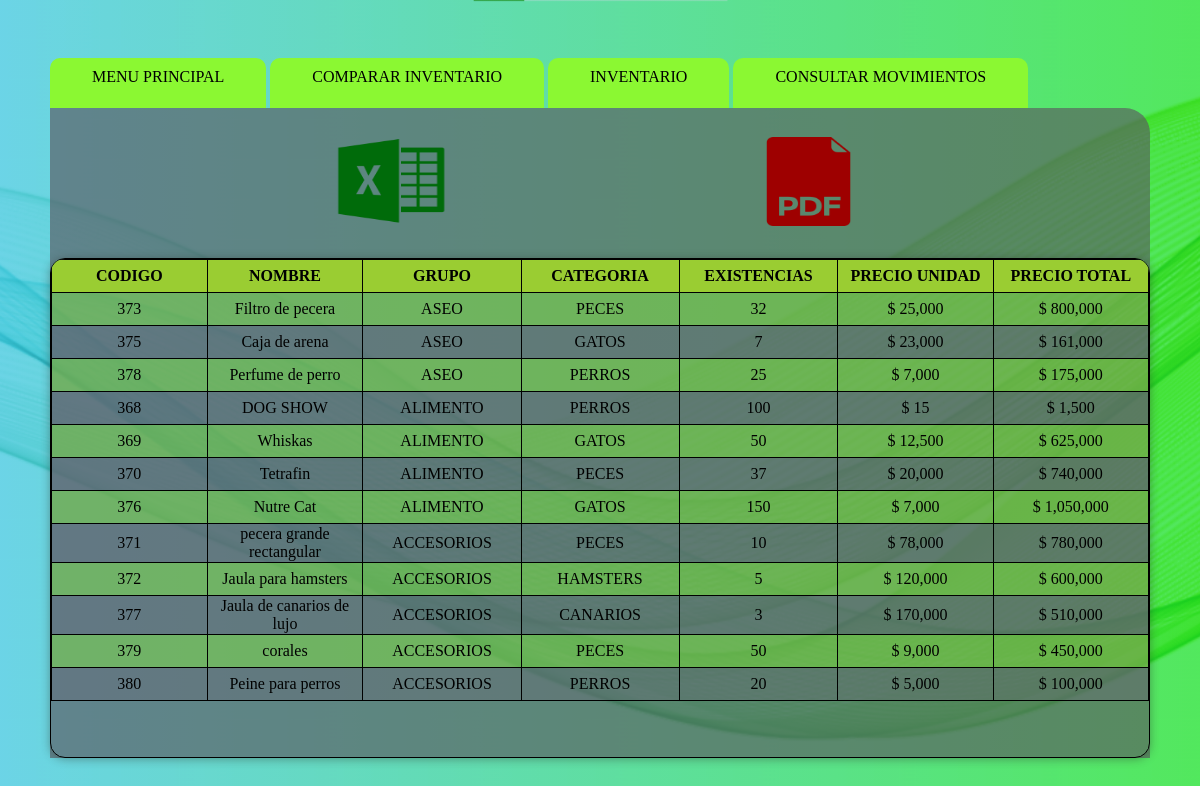
The app's page /inventario (signed in) with its own data.
### tables this page shows
CREATE TABLE IF NOT EXISTS `producto` (
  `Cod_Producto` int(4) NOT NULL AUTO_INCREMENT,
  `Nombre` varchar(100) NOT NULL,
  `Existencia` int(6) NOT NULL,
  `Precio` int(9) NOT NULL,
  `Descripcion` varchar(500) NOT NULL,
  `Imagen` longblob NOT NULL,
  `Cod_Categoria` int(10) NOT NULL,
  `Cod_Grupo` int(10) NOT NULL,
  PRIMARY KEY (`Cod_Producto`),
  KEY `Cod_Categoria` (`Cod_Categoria`),
  KEY `Cod_Grupo` (`Cod_Grupo`)
);

CREATE TABLE IF NOT EXISTS `grupo` (
  `Cod_Grupo` int(10) NOT NULL,
  `Descripcion_Grupo` varchar(20) NOT NULL,
  PRIMARY KEY (`Cod_Grupo`)
);

CREATE TABLE IF NOT EXISTS `categoria` (
  `Cod_categoria` int(10) NOT NULL,
  `Descripcion_Categoria` varchar(20) NOT NULL,
  PRIMARY KEY (`Cod_categoria`)
);

### index.php (called while the page is built, shortened)
<?php
    require_once "controller/producto.controller.php";
    require_once "model/conexion.php";
    require_once "model/dto/producto.dto.php";
    require_once "model/dao/producto.dao.php";
    $objPlantilla = new PlantillaController();
    $objPlantilla -> ctrPlantilla();
?>

### controller/producto.controller.php (called while the page is built, shortened)
<?php
    class ControllerProductos{
        public function ctrConsultarProducto(){
            $lista = false;
            try {
                $objDtoProducto = new Producto();
                $objDaoProducto = new ModeloProducto( $objDtoProducto );
                $lista = $objDaoProducto -> mdlConsultarProducto() -> fetchAll();
            } catch (PDOException $e) {
                echo "Error en el controlador ctrConsultarProducto : ".$e->getMessage();
            }
            return $lista;
        }
    }
?>

### model/dto/producto.dto.php (called while the page is built, shortened)
<?php
    class Producto{
        private $nombre;
        private $grupo;
        private $categoria;
        private $precio;
        private $descripcion;
        private $cantidad;
        private $imagen;
        private $codigo;
        public function getNombre(){
            return $this -> nombre;
        }
        public function getGrupo(){
            return $this -> grupo;
        }
        public function getCategoria(){
            return $this -> categoria;
        }
        public function getPrecio(){
            return $this -> precio;
        }
        public function getDescripcion(){
            return $this -> descripcion;
        }
        public function getCantidad(){
            return $this -> cantidad;
        }
        public function getImagen(){
            return $this -> imagen;
        }
        public function getCodigo(){
            return $this -> codigo;
        }
    }
?>

### model/conexion.php (called while the page is built, shortened)
<?php
    class Conexion{
        private $usuario;
        private $clave;
        private $url;
        private $charSet;
        private $con;
        public function __construct(){
            $this -> host = "localhost";
            $this -> driver = "mysql";
            $this -> usuario = "root";
            $this -> clave = "";
            $this -> base = "invpriv";
            $this -> url = $this -> driver.":host=".
            $this -> host.";dbname=". $this -> base;
            $this -> charSet = "UTF8";
            $this -> con=NULL;
        }
        public function conexion(){
            try{
                $this -> con = new PDO($this->url, $this->usuario, $this->clave);
                $this -> con -> setAttribute(PDO::ATTR_DEFAULT_FETCH_MODE, PDO::FETCH_ASSOC);
                $this -> con -> exec('SET CHARACTER SET '.$this->charSet);
            }catch(PDOException $e){
                echo "Error al conectar".$e->getMessage();
            }
            return $this -> con;
        }
    }
?>

### model/dao/producto.dao.php (called while the page is built, shortened)
<?php
    class ModeloProducto{
        public function mdlConsultarProducto(){
            $sql = "CALL SpMostrarProducto()";
            try {
                $con = new Conexion();
                $stmt = $con -> conexion() -> prepare($sql);
                $stmt -> execute();
                $resulset = $stmt;
            } catch (PDOException $e) {
                echo "Error en el modelo SpMostrarProducto " . $e -> getMessage();
            }
            return $resulset;
        }
    }
?>

### view/module/inventario.php (the view, shortened to what this page needs)
<!DOCTYPE html>
<html lang="en">
    <head>
        <link rel="stylesheet" href="view/css/inventario.css">
        <link rel="stylesheet" href="view/css/FondoInterfazes.css">
    </head>
    <body class="interfazGeneral">
        <div class="contenedorP">
            <div class="contMenu">
                <a href="menuPrincipal" class="boton-menu">MENU PRINCIPAL</a>
                <a href="inventarioComparativo" class="boton-menu">COMPARAR INVENTARIO</a>
                <a href="inventario" class="boton-menu">INVENTARIO</a>
                <a href="" class="boton-menu">CONSULTAR MOVIMIENTOS</a>
            </div>
            <div class="contOpciones">
                <button class="btn-formato"><a href="reporteExcel"><img src="view/img/excel.png" alt=""></a></button>
                <button class="btn-formato"><a href="reportePdf"><img src="view/img/pdf.png" alt=""></a></button>
            </div>
            <div class="contInventario">
                <table id="tabla" class="tabla" style="width:100%">
                    <thead>
                        <tr>
                            <th>CODIGO</th>
                            <th>NOMBRE</th>
                            <th>GRUPO</th>
                            <th>CATEGORIA</th>
                            <th>EXISTENCIAS</th>
                            <th>PRECIO UNIDAD</th>
                            <th>PRECIO TOTAL</th>
                        </tr>
                    </thead>
                    <tbody>
                        <?php
                            $objCtrProducto = new ControllerProductos();
                            $listaProducto = $objCtrProducto -> ctrConsultarProducto();
                            foreach($listaProducto as $dato){
                                echo '
                                    <tr>
                                        <td>' . $dato['Cod_Producto'] . '</td>
                                        <td>' . $dato['Nombre'] . '</td>
                                        <td>' . $dato['Descripcion_Grupo'] . '</td>
                                        <td>' . $dato['Descripcion_Categoria'] . '</td>
                                        <td>' . number_format($dato['Existencia']) . '</td>
                                        <td>$ ' . number_format($dato['Precio']) . '</td>
                                        <td>$ ' . number_format($dato['Existencia']*$dato['Precio']) . '</td>
                                    </tr>
                                ';
                            }
                        ?>
                    </tbody>
                </table>
            </div>
        </div>
    </body>
</html>

### view/css/inventario.css (style rules this page uses)
.contenedorP { width: 1100px; margin: auto; }
.contMenu { width: 1100px; height: 100px; display: flex; align-items: flex-end; flex-direction: row; }
.contOpciones { width: 1100px; height: 150px; display: flex; background-color: rgba(91, 88, 95, 0.644); flex-wrap: wrap; align-content: center; justify-content: space-evenly; border-radius: 0px 25px 0px 0px; }
.contInventario { width: 1100px; height: 500px; display: flex; background-color: rgba(91, 88, 95, 0.644); }
.tabla { display: block; width: 1100px; height: 500px; border: 1px solid black; border-collapse: collapse; overflow: auto; border-radius: 15px; box-shadow: 0px 1px 10px 0px rgba(47, 51, 44, 0.432); text-align: center; }
th { background-color: yellowgreen; height: 30px; border: solid 1px; }
td { width: 160px; height: 30px; border: solid 1px; text-align: center; }
tr:nth-child(even) { background-color: rgba(104, 104, 119, 0.4); }
tr:nth-child(odd) { background-color: rgba(139, 248, 50, 0.4); }
.btn-formato { width: 150px; height: 100px; border-radius: 20px; cursor: pointer; border: none; background-color: transparent; }
img { width: 80%; height: 90%; }
.boton-menu, .boton-menu:visited { height: 30px; background-color: rgb(139, 248, 50); color: rgb(0, 0, 0); text-decoration: none; text-align: center; margin: 0px 4px 0px 0px; padding: 10px 42px 10px 42px; border-radius: 10px 10px 0px 0px; }

### view/css/FondoInterfazes.css (style rules this page uses)
.interfazGeneral { background-image: url(../IMG/fondo_de_interfacez.png); background-size: cover; background-repeat: no-repeat; background-position: center; background-attachment: fixed; min-height: 100%; display: flex; justify-content: center; align-items: center; }
body::before { content: ""; width: 100%; min-height: 100vh; position: fixed; top: 0px; left: 0px; background-image: linear-gradient(90deg,#31c6e7,#10dd2b); opacity: 0.5; z-index: -1; }

### records on screen
producto: Cod_Producto "373", Nombre "Filtro de pecera", Cod_Grupo.Descripcion_Grupo "ASEO", Cod_Categoria.Descripcion_Categoria "PECES", Existencia "32", Precio "25,000", $dato['Existencia']*$dato['Precio'] "800,000"
producto: Cod_Producto "375", Nombre "Caja de arena", Cod_Grupo.Descripcion_Grupo "ASEO", Cod_Categoria.Descripcion_Categoria "GATOS", Existencia "7", Precio "23,000", $dato['Existencia']*$dato['Precio'] "161,000"
producto: Cod_Producto "378", Nombre "Perfume de perro", Cod_Grupo.Descripcion_Grupo "ASEO", Cod_Categoria.Descripcion_Categoria "PERROS", Existencia "25", Precio "7,000", $dato['Existencia']*$dato['Precio'] "175,000"
producto: Cod_Producto "368", Nombre "DOG SHOW", Cod_Grupo.Descripcion_Grupo "ALIMENTO", Cod_Categoria.Descripcion_Categoria "PERROS", Existencia "100", Precio "15", $dato['Existencia']*$dato['Precio'] "1,500"
producto: Cod_Producto "369", Nombre "Whiskas", Cod_Grupo.Descripcion_Grupo "ALIMENTO", Cod_Categoria.Descripcion_Categoria "GATOS", Existencia "50", Precio "12,500", $dato['Existencia']*$dato['Precio'] "625,000"
producto: Cod_Producto "370", Nombre "Tetrafin", Cod_Grupo.Descripcion_Grupo "ALIMENTO", Cod_Categoria.Descripcion_Categoria "PECES", Existencia "37", Precio "20,000", $dato['Existencia']*$dato['Precio'] "740,000"
producto: Cod_Producto "376", Nombre "Nutre Cat", Cod_Grupo.Descripcion_Grupo "ALIMENTO", Cod_Categoria.Descripcion_Categoria "GATOS", Existencia "150", Precio "7,000", $dato['Existencia']*$dato['Precio'] "1,050,000"
producto: Cod_Producto "371", Nombre "pecera grande rectangular", Cod_Grupo.Descripcion_Grupo "ACCESORIOS", Cod_Categoria.Descripcion_Categoria "PECES", Existencia "10", Precio "78,000", $dato['Existencia']*$dato['Precio'] "780,000"
producto: Cod_Producto "372", Nombre "Jaula para hamsters", Cod_Grupo.Descripcion_Grupo "ACCESORIOS", Cod_Categoria.Descripcion_Categoria "HAMSTERS", Existencia "5", Precio "120,000", $dato['Existencia']*$dato['Precio'] "600,000"
producto: Cod_Producto "377", Nombre "Jaula de canarios de lujo", Cod_Grupo.Descripcion_Grupo "ACCESORIOS", Cod_Categoria.Descripcion_Categoria "CANARIOS", Existencia "3", Precio "170,000", $dato['Existencia']*$dato['Precio'] "510,000"
producto: Cod_Producto "379", Nombre "corales", Cod_Grupo.Descripcion_Grupo "ACCESORIOS", Cod_Categoria.Descripcion_Categoria "PECES", Existencia "50", Precio "9,000", $dato['Existencia']*$dato['Precio'] "450,000"
producto: Cod_Producto "380", Nombre "Peine para perros", Cod_Grupo.Descripcion_Grupo "ACCESORIOS", Cod_Categoria.Descripcion_Categoria "PERROS", Existencia "20", Precio "5,000", $dato['Existencia']*$dato['Precio'] "100,000"
